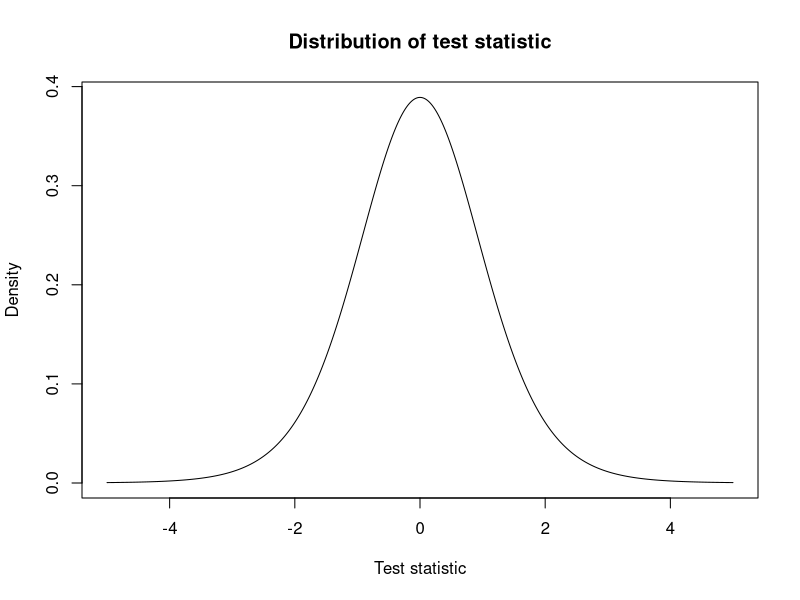
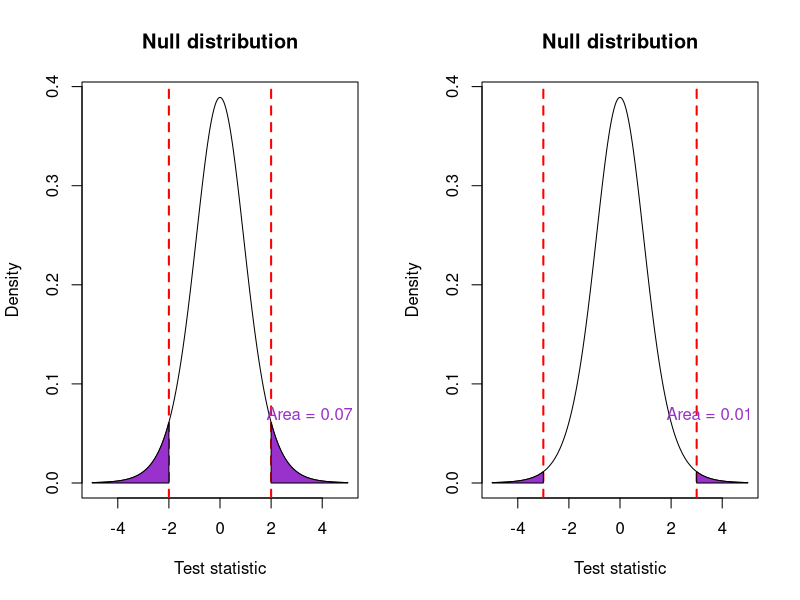
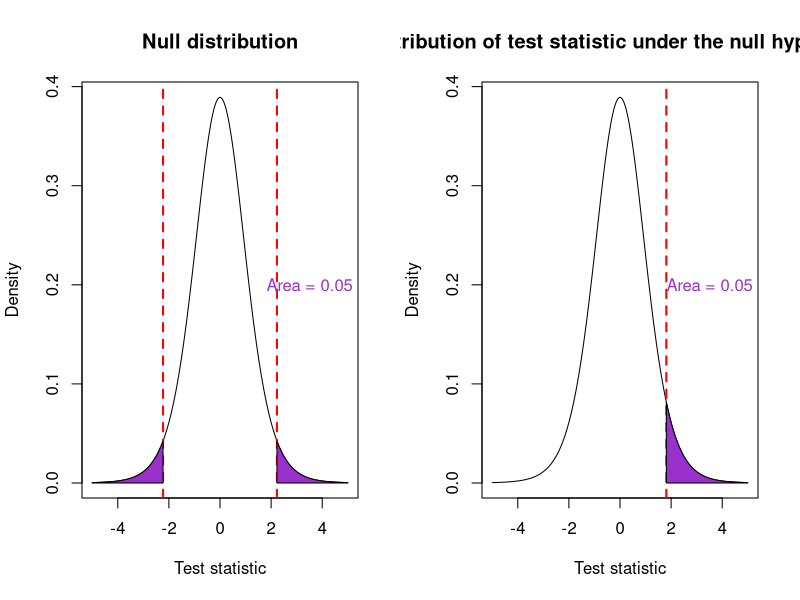
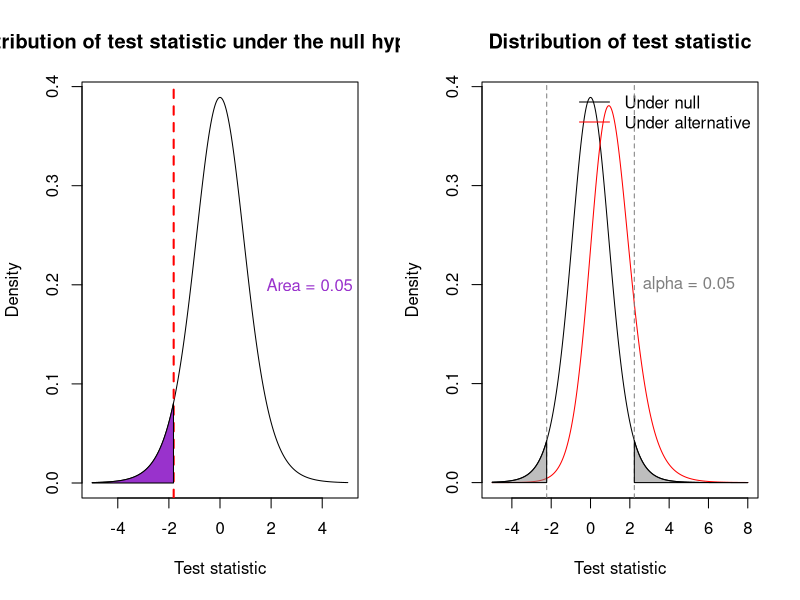
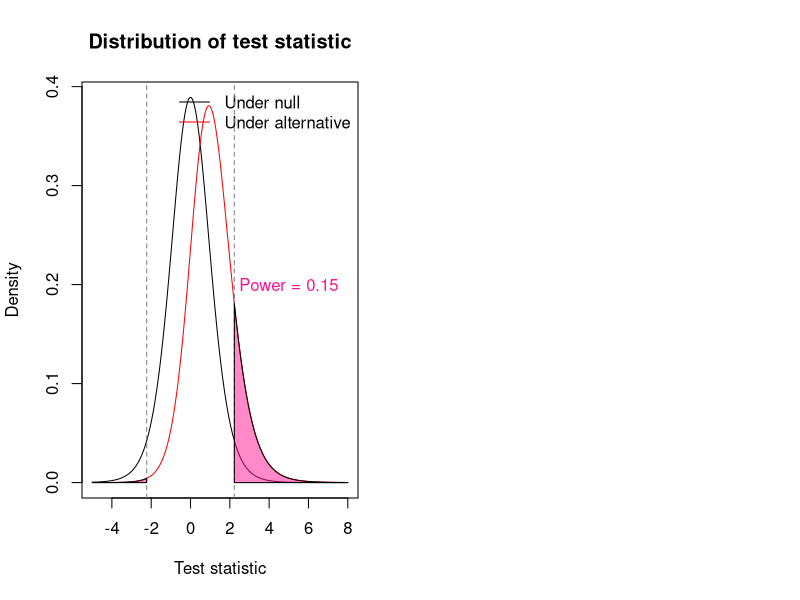

Here is the R script that generated these plots, in order:
## ---- chunk 1
knitr::opts_chunk$set(echo=FALSE, warning=FALSE, message=FALSE)
## ---- chunk 2
x <- seq(-5, 5, 0.01)
y <- dt(x, df = 10)
plot(x, y, type = "l", main = "Distribution of test statistic", xlab = "Test statistic", ylab = "Density")
## ---- chunk 3
library(scales)
plot_tails <- function(thresh) {
	plot(x, y, type = "l", main = "Null distribution", xlab = "Test statistic", ylab = "Density")
	abline(v = thresh, col = "red", lty = "dashed", lwd = 2)
	tail_prob <- 0
	if (any(thresh < 0)) {
		neg_thresh <- thresh[thresh < 0]
		xleft <- seq(-5, neg_thresh, 0.01)
		polygon(x = c(xleft, tail(xleft, 1), head(xleft, 1)), y = c(dt(xleft, df = 10), 0, 0), col = "darkorchid")
		tail_prob <- tail_prob + pt(neg_thresh, df = 10, lower.tail = TRUE)
	}
	if (any(thresh > 0)) {
		pos_thresh <- thresh[thresh > 0]
		xright <- seq(pos_thresh, 5, 0.01)
		polygon(x = c(xright, tail(xright, 1), head(xright, 1)), y = c(dt(xright, df = 10), 0, 0), col = "darkorchid")
		tail_prob <- tail_prob + pt(pos_thresh, df = 10, lower.tail = FALSE)
	}
	invisible(tail_prob)
}
par(mfrow = c(1,2))
thresh <- c(-2,2)
tail_prob <- plot_tails(thresh)
text(x = 3.5, y = 0.07, labels = paste("Area =", round(tail_prob, 2)), col = "darkorchid")

thresh <- c(-3,3)
tail_prob <- plot_tails(thresh)
text(x = 3.5, y = 0.07, labels = paste("Area =", round(tail_prob, 2)), col = "darkorchid")
## ---- chunk 4
critvals <- qt(c(0.025, 0.975), df = 10)
plot(x, y, type = "l", main = "Null distribution", xlab = "Test statistic", ylab = "Density")
xleft <- seq(-5, critvals[1], 0.01)
xright <- seq(critvals[2], 5, 0.01)
abline(v = critvals, col = "red", lty = "dashed", lwd = 2)
polygon(x = c(xleft, tail(xleft, 1), head(xleft, 1)), y = c(dt(xleft, df = 10), 0, 0), col = "darkorchid")
polygon(x = c(xright, tail(xright, 1), head(xright, 1)), y = c(dt(xright, df = 10), 0, 0), col = "darkorchid")
text(x = 3.5, y = 0.2, labels = "Area = 0.05", col = "darkorchid")
## ---- chunk 5
critval <- qt(0.95, df = 10)
plot(x, y, type = "l", main = "Distribution of test statistic under the null hypothesis", xlab = "Test statistic", ylab = "Density")
xside <- seq(critval, 5, 0.01)
abline(v = critval, col = "red", lty = "dashed", lwd = 2)
polygon(x = c(xside, tail(xside, 1), head(xside, 1)), y = c(dt(xside, df = 10), 0, 0), col = "darkorchid")
text(x = 3.5, y = 0.2, labels = "Area = 0.05", col = "darkorchid")
## ---- chunk 6
critval <- qt(0.05, df = 10)
plot(x, y, type = "l", main = "Distribution of test statistic under the null hypothesis", xlab = "Test statistic", ylab = "Density")
xside <- seq(-5, critval, 0.01)
abline(v = critval, col = "red", lty = "dashed", lwd = 2)
polygon(x = c(xside, tail(xside, 1), head(xside, 1)), y = c(dt(xside, df = 10), 0, 0), col = "darkorchid")
text(x = 3.5, y = 0.2, labels = "Area = 0.05", col = "darkorchid")
## ---- chunk 7
x <- seq(-5, 8, 0.01)
y <- dt(x, df = 10)
y2 <- dt(x, df = 10, ncp = 1)
plot(x, y, type = "l", main = "Distribution of test statistic", xlab = "Test statistic", ylab = "Density")
lines(x, y2, col = "red")
legend("topright", legend = c("Under null", "Under alternative"), col = c("black", "red"), lty = "solid", bty = "n")
critvals <- qt(c(0.025, 0.975), df = 10)
abline(v = critvals, col = "gray50", lty = "dashed")
xleft <- seq(-5, critvals[1], 0.01)
xright <- seq(critvals[2], 8, 0.01)
polygon(x = c(xleft, tail(xleft, 1), head(xleft, 1)), y = c(dt(xleft, df = 10), 0, 0), col = alpha("gray50", 0.5))
polygon(x = c(xright, tail(xright, 1), head(xright, 1)), y = c(dt(xright, df = 10), 0, 0), col = alpha("gray50", 0.5))
text(x = 5, y = 0.2, labels = paste0("alpha = ", 1-diff(pt(critvals, df = 10))), col = "gray50")
## ---- chunk 8
x <- seq(-5, 8, 0.01)
y <- dt(x, df = 10)
y2 <- dt(x, df = 10, ncp = 1)
plot(x, y, type = "l", main = "Distribution of test statistic", xlab = "Test statistic", ylab = "Density")
lines(x, y2, col = "red")
legend("topright", legend = c("Under null", "Under alternative"), col = c("black", "red"), lty = "solid", bty = "n")
critvals <- qt(c(0.025, 0.975), df = 10)
abline(v = critvals, col = "gray50", lty = "dashed")
xleft <- seq(-5, critvals[1], 0.01)
xright <- seq(critvals[2], 8, 0.01)
polygon(x = c(xleft, tail(xleft, 1), head(xleft, 1)), y = c(dt(xleft, ncp = 1, df = 10), 0, 0), col = alpha("deeppink", 0.5))
polygon(x = c(xright, tail(xright, 1), head(xright, 1)), y = c(dt(xright, ncp = 1, df = 10), 0, 0), col = alpha("deeppink", 0.5))
text(x = 5, y = 0.2, labels = paste0("Power = ", round(1-diff(pt(critvals, ncp = 1, df = 10)), 2)), col = "deeppink")
